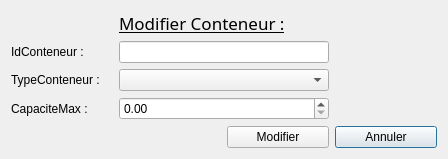
<?xml version="1.0" encoding="UTF-8"?>
<ui version="4.0">
 <class>modifierconteneur</class>
 <widget class="QDialog" name="modifierconteneur">
  <property name="geometry">
   <rect>
    <x>0</x>
    <y>0</y>
    <width>448</width>
    <height>156</height>
   </rect>
  </property>
  <property name="windowTitle">
   <string>Dialog</string>
  </property>
  <layout class="QGridLayout" name="gridLayout">
   <item row="2" column="0">
    <widget class="QLabel" name="TypeConteneur">
     <property name="text">
      <string>TypeConteneur :</string>
     </property>
    </widget>
   </item>
   <item row="3" column="0">
    <widget class="QLabel" name="CapaciteMax">
     <property name="text">
      <string>CapaciteMax :</string>
     </property>
    </widget>
   </item>
   <item row="1" column="0">
    <widget class="QLabel" name="IdConteneur">
     <property name="text">
      <string>IdConteneur :</string>
     </property>
    </widget>
   </item>
   <item row="4" column="3">
    <widget class="QPushButton" name="Annuler">
     <property name="text">
      <string>Annuler</string>
     </property>
    </widget>
   </item>
   <item row="4" column="2">
    <widget class="QPushButton" name="Modifier">
     <property name="text">
      <string>Modifier</string>
     </property>
    </widget>
   </item>
   <item row="1" column="1" colspan="2">
    <widget class="QLineEdit" name="IdConteneur_2"/>
   </item>
   <item row="0" column="1" colspan="2">
    <widget class="QLabel" name="Titre">
     <property name="font">
      <font>
       <family>Sitka</family>
       <pointsize>13</pointsize>
       <italic>false</italic>
       <bold>false</bold>
       <underline>true</underline>
      </font>
     </property>
     <property name="text">
      <string>Modifier Conteneur :</string>
     </property>
    </widget>
   </item>
   <item row="2" column="1" colspan="2">
    <widget class="QComboBox" name="TypeConteneur_2"/>
   </item>
   <item row="3" column="1" colspan="2">
    <widget class="QDoubleSpinBox" name="CapaciteMax_2"/>
   </item>
  </layout>
 </widget>
 <resources/>
 <connections/>
</ui>
